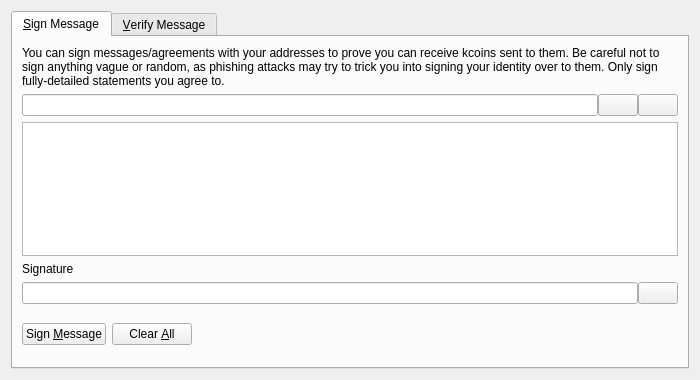
<?xml version="1.0" encoding="UTF-8"?>
<ui version="4.0">
 <class>SignVerifyMessageDialog</class>
 <widget class="QDialog" name="SignVerifyMessageDialog">
  <property name="geometry">
   <rect>
    <x>0</x>
    <y>0</y>
    <width>700</width>
    <height>380</height>
   </rect>
  </property>
  <property name="windowTitle">
   <string>Signatures - Sign / Verify a Message</string>
  </property>
  <property name="modal">
   <bool>true</bool>
  </property>
  <layout class="QVBoxLayout" name="verticalLayout">
   <item>
    <widget class="QTabWidget" name="tabWidget">
     <property name="currentIndex">
      <number>0</number>
     </property>
     <widget class="QWidget" name="tabSignMessage">
      <attribute name="title">
       <string>&amp;Sign Message</string>
      </attribute>
      <layout class="QVBoxLayout" name="verticalLayout_SM">
       <item>
        <widget class="QLabel" name="infoLabel_SM">
         <property name="text">
          <string>You can sign messages/agreements with your addresses to prove you can receive kcoins sent to them. Be careful not to sign anything vague or random, as phishing attacks may try to trick you into signing your identity over to them. Only sign fully-detailed statements you agree to.</string>
         </property>
         <property name="textFormat">
          <enum>Qt::PlainText</enum>
         </property>
         <property name="wordWrap">
          <bool>true</bool>
         </property>
        </widget>
       </item>
       <item>
        <layout class="QHBoxLayout" name="horizontalLayout_1_SM">
         <property name="spacing">
          <number>0</number>
         </property>
         <item>
          <widget class="QValidatedLineEdit" name="addressIn_SM">
           <property name="toolTip">
            <string>The Kcoin address to sign the message with</string>
           </property>
          </widget>
         </item>
         <item>
          <widget class="QPushButton" name="addressBookButton_SM">
           <property name="toolTip">
            <string>Choose previously used address</string>
           </property>
           <property name="text">
            <string/>
           </property>
           <property name="icon">
            <iconset resource="../kcoin.qrc">
             <normaloff>:/icons/address-book</normaloff>:/icons/address-book</iconset>
           </property>
           <property name="shortcut">
            <string>Alt+A</string>
           </property>
           <property name="autoDefault">
            <bool>false</bool>
           </property>
          </widget>
         </item>
         <item>
          <widget class="QPushButton" name="pasteButton_SM">
           <property name="toolTip">
            <string>Paste address from clipboard</string>
           </property>
           <property name="text">
            <string/>
           </property>
           <property name="icon">
            <iconset resource="../kcoin.qrc">
             <normaloff>:/icons/editpaste</normaloff>:/icons/editpaste</iconset>
           </property>
           <property name="shortcut">
            <string>Alt+P</string>
           </property>
           <property name="autoDefault">
            <bool>false</bool>
           </property>
          </widget>
         </item>
        </layout>
       </item>
       <item>
        <widget class="QPlainTextEdit" name="messageIn_SM">
         <property name="toolTip">
          <string>Enter the message you want to sign here</string>
         </property>
        </widget>
       </item>
       <item>
        <widget class="QLabel" name="signatureLabel_SM">
         <property name="text">
          <string>Signature</string>
         </property>
         <property name="textFormat">
          <enum>Qt::PlainText</enum>
         </property>
        </widget>
       </item>
       <item>
        <layout class="QHBoxLayout" name="horizontalLayout_2_SM">
         <property name="spacing">
          <number>0</number>
         </property>
         <item>
          <widget class="QLineEdit" name="signatureOut_SM">
           <property name="font">
            <font>
             <italic>true</italic>
            </font>
           </property>
           <property name="readOnly">
            <bool>true</bool>
           </property>
          </widget>
         </item>
         <item>
          <widget class="QPushButton" name="copySignatureButton_SM">
           <property name="toolTip">
            <string>Copy the current signature to the system clipboard</string>
           </property>
           <property name="text">
            <string/>
           </property>
           <property name="icon">
            <iconset resource="../kcoin.qrc">
             <normaloff>:/icons/editcopy</normaloff>:/icons/editcopy</iconset>
           </property>
           <property name="autoDefault">
            <bool>false</bool>
           </property>
          </widget>
         </item>
        </layout>
       </item>
       <item>
        <layout class="QHBoxLayout" name="horizontalLayout_3_SM">
         <item>
          <widget class="QPushButton" name="signMessageButton_SM">
           <property name="toolTip">
            <string>Sign the message to prove you own this Kcoin address</string>
           </property>
           <property name="text">
            <string>Sign &amp;Message</string>
           </property>
           <property name="icon">
            <iconset resource="../kcoin.qrc">
             <normaloff>:/icons/edit</normaloff>:/icons/edit</iconset>
           </property>
           <property name="autoDefault">
            <bool>false</bool>
           </property>
          </widget>
         </item>
         <item>
          <widget class="QPushButton" name="clearButton_SM">
           <property name="toolTip">
            <string>Reset all sign message fields</string>
           </property>
           <property name="text">
            <string>Clear &amp;All</string>
           </property>
           <property name="icon">
            <iconset resource="../kcoin.qrc">
             <normaloff>:/icons/remove</normaloff>:/icons/remove</iconset>
           </property>
           <property name="autoDefault">
            <bool>false</bool>
           </property>
          </widget>
         </item>
         <item>
          <spacer name="horizontalSpacer_1_SM">
           <property name="orientation">
            <enum>Qt::Horizontal</enum>
           </property>
           <property name="sizeHint" stdset="0">
            <size>
             <width>40</width>
             <height>48</height>
            </size>
           </property>
          </spacer>
         </item>
         <item>
          <widget class="QLabel" name="statusLabel_SM">
           <property name="font">
            <font>
             <weight>75</weight>
             <bold>true</bold>
            </font>
           </property>
           <property name="text">
            <string/>
           </property>
           <property name="wordWrap">
            <bool>true</bool>
           </property>
          </widget>
         </item>
         <item>
          <spacer name="horizontalSpacer_2_SM">
           <property name="orientation">
            <enum>Qt::Horizontal</enum>
           </property>
           <property name="sizeHint" stdset="0">
            <size>
             <width>40</width>
             <height>48</height>
            </size>
           </property>
          </spacer>
         </item>
        </layout>
       </item>
      </layout>
     </widget>
     <widget class="QWidget" name="tabVerifyMessage">
      <attribute name="title">
       <string>&amp;Verify Message</string>
      </attribute>
      <layout class="QVBoxLayout" name="verticalLayout_VM">
       <item>
        <widget class="QLabel" name="infoLabel_VM">
         <property name="text">
          <string>Enter the receiver's address, message (ensure you copy line breaks, spaces, tabs, etc. exactly) and signature below to verify the message. Be careful not to read more into the signature than what is in the signed message itself, to avoid being tricked by a man-in-the-middle attack. Note that this only proves the signing party receives with the address, it cannot prove sendership of any transaction!</string>
         </property>
         <property name="textFormat">
          <enum>Qt::PlainText</enum>
         </property>
         <property name="alignment">
          <set>Qt::AlignLeading|Qt::AlignLeft|Qt::AlignTop</set>
         </property>
         <property name="wordWrap">
          <bool>true</bool>
         </property>
        </widget>
       </item>
       <item>
        <layout class="QHBoxLayout" name="horizontalLayout_1_VM">
         <property name="spacing">
          <number>0</number>
         </property>
         <item>
          <widget class="QValidatedLineEdit" name="addressIn_VM">
           <property name="toolTip">
            <string>The Kcoin address the message was signed with</string>
           </property>
          </widget>
         </item>
         <item>
          <widget class="QPushButton" name="addressBookButton_VM">
           <property name="toolTip">
            <string>Choose previously used address</string>
           </property>
           <property name="text">
            <string/>
           </property>
           <property name="icon">
            <iconset resource="../kcoin.qrc">
             <normaloff>:/icons/address-book</normaloff>:/icons/address-book</iconset>
           </property>
           <property name="shortcut">
            <string>Alt+A</string>
           </property>
           <property name="autoDefault">
            <bool>false</bool>
           </property>
          </widget>
         </item>
        </layout>
       </item>
       <item>
        <widget class="QPlainTextEdit" name="messageIn_VM"/>
       </item>
       <item>
        <widget class="QValidatedLineEdit" name="signatureIn_VM"/>
       </item>
       <item>
        <layout class="QHBoxLayout" name="horizontalLayout_2_VM">
         <item>
          <widget class="QPushButton" name="verifyMessageButton_VM">
           <property name="toolTip">
            <string>Verify the message to ensure it was signed with the specified Kcoin address</string>
           </property>
           <property name="text">
            <string>Verify &amp;Message</string>
           </property>
           <property name="icon">
            <iconset resource="../kcoin.qrc">
             <normaloff>:/icons/transaction_0</normaloff>:/icons/transaction_0</iconset>
           </property>
           <property name="autoDefault">
            <bool>false</bool>
           </property>
          </widget>
         </item>
         <item>
          <widget class="QPushButton" name="clearButton_VM">
           <property name="toolTip">
            <string>Reset all verify message fields</string>
           </property>
           <property name="text">
            <string>Clear &amp;All</string>
           </property>
           <property name="icon">
            <iconset resource="../kcoin.qrc">
             <normaloff>:/icons/remove</normaloff>:/icons/remove</iconset>
           </property>
           <property name="autoDefault">
            <bool>false</bool>
           </property>
          </widget>
         </item>
         <item>
          <spacer name="horizontalSpacer_1_VM">
           <property name="orientation">
            <enum>Qt::Horizontal</enum>
           </property>
           <property name="sizeHint" stdset="0">
            <size>
             <width>40</width>
             <height>48</height>
            </size>
           </property>
          </spacer>
         </item>
         <item>
          <widget class="QLabel" name="statusLabel_VM">
           <property name="font">
            <font>
             <weight>75</weight>
             <bold>true</bold>
            </font>
           </property>
           <property name="text">
            <string/>
           </property>
           <property name="wordWrap">
            <bool>true</bool>
           </property>
          </widget>
         </item>
         <item>
          <spacer name="horizontalSpacer_2_VM">
           <property name="orientation">
            <enum>Qt::Horizontal</enum>
           </property>
           <property name="sizeHint" stdset="0">
            <size>
             <width>40</width>
             <height>48</height>
            </size>
           </property>
          </spacer>
         </item>
        </layout>
       </item>
      </layout>
     </widget>
    </widget>
   </item>
  </layout>
 </widget>
 <customwidgets>
  <customwidget>
   <class>QValidatedLineEdit</class>
   <extends>QLineEdit</extends>
   <header>qvalidatedlineedit.h</header>
  </customwidget>
 </customwidgets>
 <resources>
  <include location="../kcoin.qrc"/>
 </resources>
 <connections/>
</ui>
